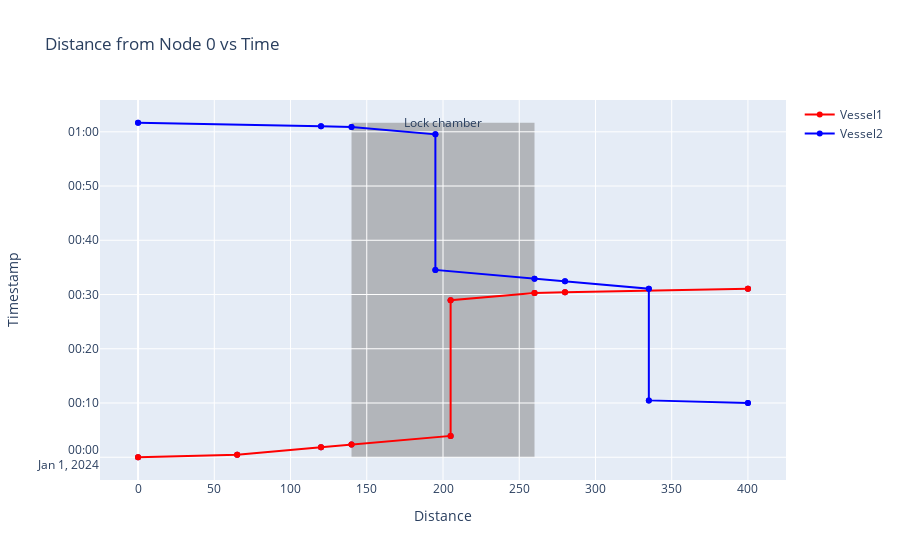

Notebook source saved alongside this figure:
### Markdown cell above
### 5. Inspect output
We can now analyse the simulation output by inspecting the data in _energy_use_ in the energycalculation object. For convenient inspection it can be loaded into a Pandas dataframe.

### Code cell
# Calculate the distance from node '0' for each point in the DataFrame
# Function to calculate distance
def calculate_distance(geometry):
    try:
        point1 = (env.FG.nodes['0']['geometry'].y, env.FG.nodes['0']['geometry'].x)
        point2 = (geometry.y, geometry.x)
        return geodesic(point1, point2).meters
    except KeyError as e:
        print(f"KeyError: {e}")
        return None

# Apply the function to the 'Geometry' column
vessel1_df = pd.DataFrame(vessel1.logbook)
vessel1_df['Distance'] = vessel1_df['Geometry'].apply(calculate_distance)
vessel1_df['Distance'] = vessel1_df['Distance'].round(1)

# Apply the function to the 'Geometry' column
vessel2_df = pd.DataFrame(vessel2.logbook)
vessel2_df['Distance'] = vessel2_df['Geometry'].apply(calculate_distance)
vessel2_df['Distance'] = vessel2_df['Distance'].round(1)

# Create a Plotly scatter plot with lines connecting the points
fig = px.scatter(vessel1_df, x='Distance', y='Timestamp', title='Distance from Node 0 vs Time')
fig.add_scatter(x=vessel1_df['Distance'], y=vessel1_df['Timestamp'], mode='lines+markers', name=vessel1.name,
                line=dict(color='red'), showlegend=True)
fig.add_scatter(x=vessel2_df['Distance'], y=vessel2_df['Timestamp'], mode='lines+markers', name=vessel2.name,
                line=dict(color='blue'), showlegend=True)

# Get the y-axis range after adding the scatter plot
y_range = fig.layout.yaxis.range

if y_range is None:
    # If y_range is None, calculate it based on the data
    y_range = [vessel1_df['Timestamp'].min(), vessel2_df['Timestamp'].max()]

# Add a grey patch in the background from 140 m to 260 m in the horizontal and the entire y axis in the vertical
fig.add_shape(
    type="rect",
    xref="x",
    yref="y",
    x0=140,
    x1=260,
    y0=y_range[0],
    y1=y_range[1],
    fillcolor="grey",
    opacity=0.5,
    layer="below",
    line_width=0,
)

# Add annotation for the grey patch
fig.add_annotation(
    x=200,  # Position the annotation in the middle of the patch
    y=y_range[1],  # Slightly above the top of the plot
    text="Lock chamber",
    showarrow=False,
    font=dict(size=12),
    align="center"
)
# Create the DataTables
vessel1_df['Timestamp'] = vessel1_df['Timestamp'].astype(str)
vessel1_df_2 = vessel1_df[['Message', 'Timestamp', 'Distance']]

vessel2_df['Timestamp'] = vessel2_df['Timestamp'].astype(str)
vessel2_df_2 = vessel2_df[['Message', 'Timestamp', 'Distance']]

fig

### Figure 1 — Plotly figure (JSON) as saved in the notebook; plotly's stock layout.template omitted (floating-point values rounded to 4 significant figures)
{"data": [{"hovertemplate": "Distance=%{x}<br>Timestamp=%{y}<extra></extra>", "legendgroup": "", "marker": {"color": "#636efa", "symbol": "circle"}, "mode": "markers", "name": "", "orientation": "h", "showlegend": false, "type": "scatter", "x": [0, 0, 65, 65, 120, 120, 140, 140, 205, 205, 205, 205, 260, 260, 280, 280, 400, 400], "xaxis": "x", "y": ["2024-01-01T00:00:00", "2024-01-01T00:00:00", "2024-01-01T00:00:28.888889", "2024-01-01T00:00:28.888889", "2024-01-01T00:01:50.370370", "2024-01-01T00:01:50.370370", "2024-01-01T00:02:20", "2024-01-01T00:02:20", "2024-01-01T00:03:56.296296", "2024-01-01T00:03:56.296296", "2024-01-01T00:28:56.296296", "2024-01-01T00:28:56.296296", "2024-01-01T00:30:17.777778", "2024-01-01T00:30:17.777778", "2024-01-01T00:30:24.444445", "2024-01-01T00:30:24.444445", "2024-01-01T00:31:04.444445", "2024-01-01T00:31:04.444445"], "yaxis": "y"}, {"line": {"color": "red"}, "mode": "lines+markers", "name": "Vessel1", "showlegend": true, "type": "scatter", "x": [0, 0, 65, 65, 120, 120, 140, 140, 205, 205, 205, 205, 260, 260, 280, 280, 400, 400], "y": ["2024-01-01T00:00:00", "2024-01-01T00:00:00", "2024-01-01T00:00:28.888889", "2024-01-01T00:00:28.888889", "2024-01-01T00:01:50.370370", "2024-01-01T00:01:50.370370", "2024-01-01T00:02:20", "2024-01-01T00:02:20", "2024-01-01T00:03:56.296296", "2024-01-01T00:03:56.296296", "2024-01-01T00:28:56.296296", "2024-01-01T00:28:56.296296", "2024-01-01T00:30:17.777778", "2024-01-01T00:30:17.777778", "2024-01-01T00:30:24.444445", "2024-01-01T00:30:24.444445", "2024-01-01T00:31:04.444445", "2024-01-01T00:31:04.444445"]}, {"line": {"color": "blue"}, "mode": "lines+markers", "name": "Vessel2", "showlegend": true, "type": "scatter", "x": [400, 400, 335, 335, 335, 335, 280, 280, 260, 260, 195, 195, 195, 195, 140, 140, 120, 120, 0, 0], "y": ["2024-01-01T00:10:00", "2024-01-01T00:10:00", "2024-01-01T00:10:28.888889", "2024-01-01T00:10:28.888889", "2024-01-01T00:31:04.444445", "2024-01-01T00:31:04.444445", "2024-01-01T00:32:25.925926", "2024-01-01T00:32:25.925926", "2024-01-01T00:32:55.555556", "2024-01-01T00:32:55.555556", "2024-01-01T00:34:31.851852", "2024-01-01T00:34:31.851852", "2024-01-01T00:59:31.851852", "2024-01-01T00:59:31.851852", "2024-01-01T01:00:53.333334", "2024-01-01T01:00:53.333334", "2024-01-01T01:01:00", "2024-01-01T01:01:00", "2024-01-01T01:01:40", "2024-01-01T01:01:40"]}], "layout": {"annotations": [{"align": "center", "font": {"size": 12}, "showarrow": false, "text": "Lock chamber", "x": 200, "y": "2024-01-01T01:01:40"}], "autosize": true, "legend": {"tracegroupgap": 0}, "shapes": [{"fillcolor": "grey", "layer": "below", "line": {"width": 0}, "opacity": 0.5, "type": "rect", "x0": 140, "x1": 260, "xref": "x", "y0": "2024-01-01T00:00:00", "y1": "2024-01-01T01:01:40", "yref": "y"}], "title": {"text": "Distance from Node 0 vs Time"}, "xaxis": {"anchor": "y", "autorange": true, "domain": [0, 1], "range": [-24.33, 424.3], "title": {"text": "Distance"}, "type": "linear"}, "yaxis": {"anchor": "x", "autorange": true, "domain": [0, 1], "range": ["2023-12-31 23:54:54.6602", "2024-01-01 01:06:45.3398"], "title": {"text": "Timestamp"}, "type": "date"}}}
